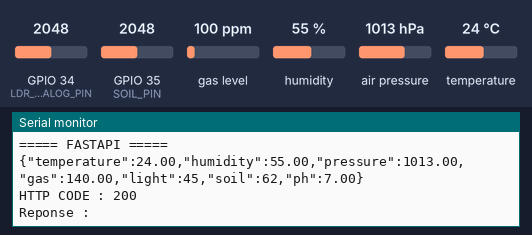
Bench run of a sketch on a simulated ESP32. On the bench: the last lines printed to the serial monitor. The test bench sets the inputs (shaded band); at power-on: gas level 100 ppm, GPIO 34 (LDR_ANALOG_PIN) = 2048, GPIO 35 (SOIL_PIN) = 2048, humidity 55 %, air pressure 1013 hPa, temperature 24 °C (analog values on the 0–4095 scale). WiFi joins after 1.5 s; servers stay silent unless stated; uploads are accepted with an empty reply; nothing arrives over Bluetooth unless stated; a phone connects over Bluetooth LE 3 s after start; not simulated (calls return 0 or success): leafnode_esp32_sensors_secrets.h.

Above: at 3.7 s.
3.8 s: gas level set to 20 ppm
At 6.1 s:
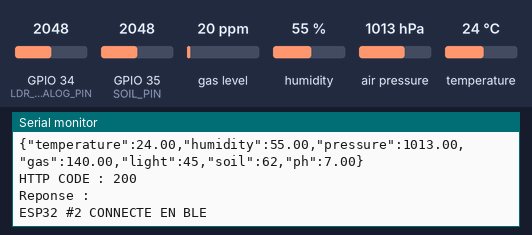
7.0 s: GPIO 34 (LDR_ANALOG_PIN) set to 2866
At 8.1 s:
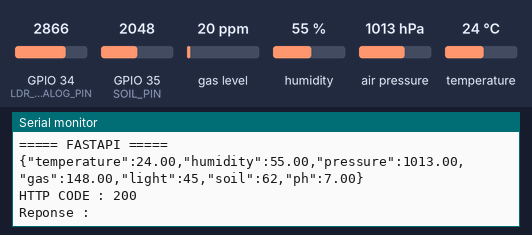
8.5 s: GPIO 35 (SOIL_PIN) set to 2866
At 9.5 s:
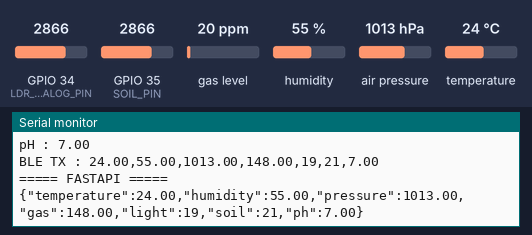
10.0 s: humidity set to 22 %
At 10.7 s:
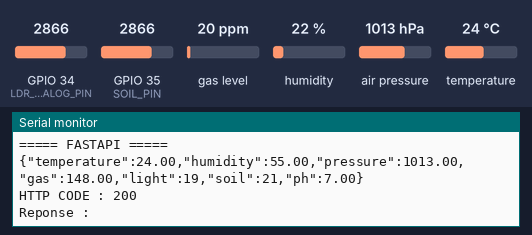
11.5 s: air pressure set to 952 hPa
At 12.9 s:
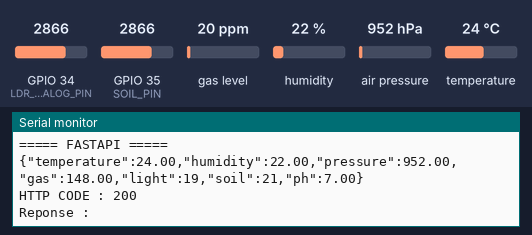
13.0 s: GPIO 34 (LDR_ANALOG_PIN) set to 3972
At 15.44 s:
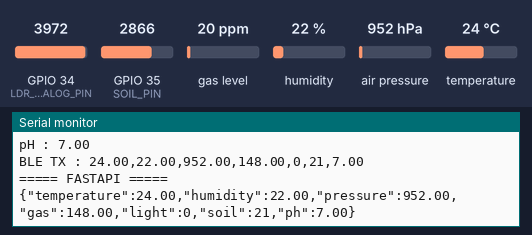
Timing chart, 0 to 15.5 s (numbered marks = the images above; inputs shaded):
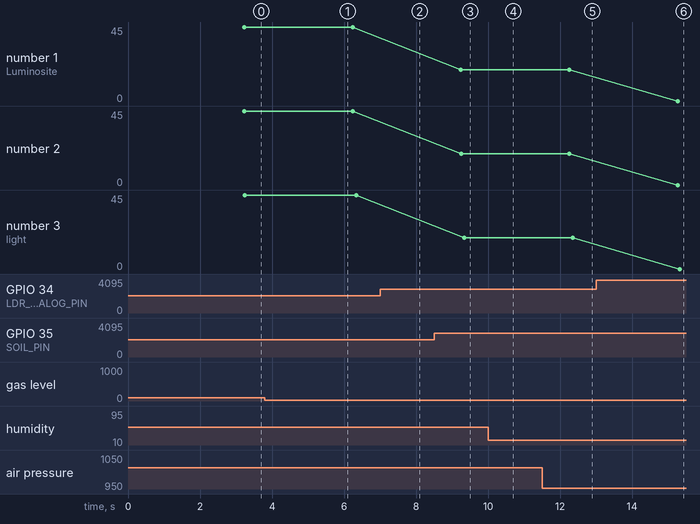

The sketch:

leafnode_esp32_sensors.ino
```cpp
#include <Wire.h>
#include <Adafruit_Sensor.h>
#include <Adafruit_BME680.h>

#include <WiFi.h>
#include <HTTPClient.h>

#include <BLEDevice.h>
#include <BLEServer.h>
#include <BLEUtils.h>
#include <BLE2902.h>

// =====================================================
// LEAFNODE - ESP32 #1
// CAPTEURS + BLE + FASTAPI
// =====================================================


// =====================================================
// WIFI / FASTAPI
// =====================================================

#include "leafnode_esp32_sensors_secrets.h"

const char* FASTAPI_URL =
  "http://172.20.10.6:8000/api/sensors";


// =====================================================
// BME680
// =====================================================

#define SDA_PIN 21
#define SCL_PIN 22

Adafruit_BME680 bme;

bool bmeAvailable = false;


// =====================================================
// LDR
// =====================================================

#define LDR_ANALOG_PIN 34
#define LDR_DIGITAL_PIN 25


// =====================================================
// SOIL
// =====================================================

#define SOIL_PIN 35


// =====================================================
// PH SIMULE
// =====================================================

const float PH_VALUE = 7.0;


// =====================================================
// CALIBRATION
// A adapter plus tard
// =====================================================

const int SOIL_RAW_DRY = 3300;
const int SOIL_RAW_WET = 1300;

const int LDR_RAW_DARK = 3500;
const int LDR_RAW_BRIGHT = 300;


// =====================================================
// BLE UUID
// Les memes UUID doivent etre sur ESP32 #2
// =====================================================

#define SERVICE_UUID \
  "6E400001-B5A3-F393-E0A9-E50E24DCCA9E"

#define CHARACTERISTIC_UUID_TX \
  "6E400003-B5A3-F393-E0A9-E50E24DCCA9E"


// =====================================================
// BLE
// =====================================================

BLECharacteristic* txCharacteristic;

bool deviceConnected = false;


// =====================================================
// DONNEES CAPTEURS
// =====================================================

float temperature = 0.0;
float humidity = 0.0;
float pressure = 0.0;
float gasResistance = 0.0;

int lightPercentValue = 0;
int soilPercentValue = 0;


// =====================================================
// TIMING
// =====================================================

unsigned long previousSensorTime = 0;

const unsigned long SENSOR_INTERVAL =
  3000;


// =====================================================
// BLE CALLBACK
// =====================================================

class ServerCallbacks : public BLEServerCallbacks
{
  void onConnect(BLEServer* server)
  {
    deviceConnected = true;

    Serial.println();
    Serial.println(
      "ESP32 #2 CONNECTE EN BLE"
    );
  }


  void onDisconnect(BLEServer* server)
  {
    deviceConnected = false;

    Serial.println();
    Serial.println(
      "ESP32 #2 DECONNECTE"
    );

    delay(300);

    BLEDevice::startAdvertising();

    Serial.println(
      "Advertising BLE relance"
    );
  }
};


// =====================================================
// LECTURE ANALOGIQUE MOYENNE
// =====================================================

int readAverage(
  uint8_t pin,
  int samples = 10
)
{
  long total = 0;

  for (int i = 0; i < samples; i++)
  {
    total += analogRead(pin);

    delay(3);
  }

  return total / samples;
}


// =====================================================
// CONVERSION SOIL -> %
// =====================================================

int convertSoilToPercent(int raw)
{
  int value = map(
    raw,
    SOIL_RAW_DRY,
    SOIL_RAW_WET,
    0,
    100
  );

  return constrain(
    value,
    0,
    100
  );
}


// =====================================================
// CONVERSION LDR -> %
// =====================================================

int convertLightToPercent(int raw)
{
  int value = map(
    raw,
    LDR_RAW_DARK,
    LDR_RAW_BRIGHT,
    0,
    100
  );

  return constrain(
    value,
    0,
    100
  );
}


// =====================================================
// INITIALISATION BME680
// =====================================================

bool initBME()
{
  if (bme.begin(0x76))
  {
    Serial.println(
      "BME680 trouve a 0x76"
    );

    return true;
  }


  if (bme.begin(0x77))
  {
    Serial.println(
      "BME680 trouve a 0x77"
    );

    return true;
  }


  Serial.println(
    "ERREUR : BME680 non detecte"
  );

  return false;
}


// =====================================================
// CONFIGURATION BME680
// =====================================================

void configureBME()
{
  bme.setTemperatureOversampling(
    BME680_OS_8X
  );

  bme.setHumidityOversampling(
    BME680_OS_2X
  );

  bme.setPressureOversampling(
    BME680_OS_4X
  );

  bme.setIIRFilterSize(
    BME680_FILTER_SIZE_3
  );

  bme.setGasHeater(
    320,
    150
  );
}


// =====================================================
// CONNEXION WIFI
// =====================================================

void connectWiFi()
{
  Serial.println();
  Serial.println(
    "Connexion WiFi..."
  );

  WiFi.mode(
    WIFI_STA
  );

  WiFi.begin(
    WIFI_SSID,
    WIFI_PASSWORD
  );


  unsigned long start =
    millis();


  while (
    WiFi.status() != WL_CONNECTED &&
    millis() - start < 20000
  )
  {
    delay(500);

    Serial.print(".");
  }


  Serial.println();


  if (
    WiFi.status() ==
    WL_CONNECTED
  )
  {
    Serial.println(
      "WiFi CONNECTE"
    );

    Serial.print(
      "IP ESP32 #1 : "
    );

    Serial.println(
      WiFi.localIP()
    );

    Serial.print(
      "FastAPI : "
    );

    Serial.println(
      FASTAPI_URL
    );
  }

  else
  {
    Serial.println(
      "ERREUR connexion WiFi"
    );
  }
}


// =====================================================
// RECONNEXION WIFI
// =====================================================

void checkWiFi()
{
  if (
    WiFi.status() !=
    WL_CONNECTED
  )
  {
    Serial.println(
      "WiFi perdu - reconnexion..."
    );

    WiFi.disconnect();

    WiFi.begin(
      WIFI_SSID,
      WIFI_PASSWORD
    );
  }
}


// =====================================================
// LECTURE CAPTEURS
// =====================================================

void readSensors()
{
  // ==========================
  // BME680
  // ==========================

  if (bmeAvailable)
  {
    if (
      bme.performReading()
    )
    {
      temperature =
        bme.temperature;

      humidity =
        bme.humidity;

      pressure =
        bme.pressure / 100.0;

      gasResistance =
        bme.gas_resistance / 1000.0;
    }

    else
    {
      Serial.println(
        "Erreur lecture BME680"
      );
    }
  }


  // ==========================
  // LDR
  // ==========================

  int ldrRaw =
    readAverage(
      LDR_ANALOG_PIN
    );

  lightPercentValue =
    convertLightToPercent(
      ldrRaw
    );


  // ==========================
  // SOIL
  // ==========================

  int soilRaw =
    readAverage(
      SOIL_PIN
    );

  soilPercentValue =
    convertSoilToPercent(
      soilRaw
    );
}


// =====================================================
// AFFICHAGE
// =====================================================

void printSensorData()
{
  Serial.println();
  Serial.println(
    "=============================="
  );

  Serial.println(
    "LEAFNODE - CAPTEURS"
  );

  Serial.println(
    "=============================="
  );


  Serial.print(
    "Temperature : "
  );

  Serial.print(
    temperature,
    2
  );

  Serial.println(
    " C"
  );


  Serial.print(
    "Humidite air : "
  );

  Serial.print(
    humidity,
    2
  );

  Serial.println(
    " %"
  );


  Serial.print(
    "Pression : "
  );

  Serial.print(
    pressure,
    2
  );

  Serial.println(
    " hPa"
  );


  Serial.print(
    "Gaz : "
  );

  Serial.print(
    gasResistance,
    2
  );

  Serial.println(
    " kOhm"
  );


  Serial.print(
    "Luminosite : "
  );

  Serial.print(
    lightPercentValue
  );

  Serial.println(
    " %"
  );


  Serial.print(
    "Humidite sol : "
  );

  Serial.print(
    soilPercentValue
  );

  Serial.println(
    " %"
  );


  Serial.print(
    "pH : "
  );

  Serial.println(
    PH_VALUE,
    2
  );
}


// =====================================================
// BLE
// Envoi fragmente + \n
// =====================================================

void sendBLE()
{
  char fullFrame[120];


  snprintf(
    fullFrame,
    sizeof(fullFrame),

    "%.2f,%.2f,%.2f,%.2f,%d,%d,%.2f\n",

    temperature,
    humidity,
    pressure,
    gasResistance,
    lightPercentValue,
    soilPercentValue,
    PH_VALUE
  );


  Serial.println();
  Serial.print(
    "BLE TX : "
  );

  Serial.print(
    fullFrame
  );


  if (!deviceConnected)
  {
    Serial.println(
      "ESP32 #2 non connecte"
    );

    return;
  }


  String message =
    String(fullFrame);


  // Petits paquets pour eviter
  // les problemes de MTU BLE
  const int PACKET_SIZE = 18;


  for (
    int i = 0;
    i < message.length();
    i += PACKET_SIZE
  )
  {
    String packet =
      message.substring(
        i,
        min(
          i + PACKET_SIZE,
          (int)message.length()
        )
      );


    txCharacteristic->setValue(
      packet.c_str()
    );


    txCharacteristic->notify();


    delay(30);
  }
}


// =====================================================
// ENVOI FASTAPI
// =====================================================

void sendToFastAPI()
{
  if (
    WiFi.status() !=
    WL_CONNECTED
  )
  {
    Serial.println(
      "FASTAPI : WiFi non connecte"
    );

    return;
  }


  HTTPClient http;


  http.setTimeout(
    5000
  );


  http.begin(
    FASTAPI_URL
  );


  http.addHeader(
    "Content-Type",
    "application/json"
  );


  // ==========================
  // JSON
  // ==========================

  String json = "{";


  json +=
    "\"temperature\":" +
    String(
      temperature,
      2
    );


  json +=
    ",\"humidity\":" +
    String(
      humidity,
      2
    );


  json +=
    ",\"pressure\":" +
    String(
      pressure,
      2
    );


  json +=
    ",\"gas\":" +
    String(
      gasResistance,
      2
    );


  json +=
    ",\"light\":" +
    String(
      lightPercentValue
    );


  json +=
    ",\"soil\":" +
    String(
      soilPercentValue
    );


  json +=
    ",\"ph\":" +
    String(
      PH_VALUE,
      2
    );


  json += "}";


  Serial.println();
  Serial.println(
    "===== FASTAPI ====="
  );

  Serial.println(
    json
  );


  // ==========================
  // POST
  // ==========================

  int httpCode =
    http.POST(
      json
    );


  Serial.print(
    "HTTP CODE : "
  );

  Serial.println(
    httpCode
  );


  if (httpCode > 0)
  {
    String response =
      http.getString();


    Serial.print(
      "Reponse : "
    );

    Serial.println(
      response
    );
  }

  else
  {
    Serial.print(
      "Erreur HTTP : "
    );

    Serial.println(
      http.errorToString(
        httpCode
      )
    );
  }


  http.end();
}


// =====================================================
// INITIALISATION BLE
// =====================================================

void initBLE()
{
  BLEDevice::init(
    "LeafNode-Sensors"
  );


  BLEServer* server =
    BLEDevice::createServer();


  server->setCallbacks(
    new ServerCallbacks()
  );


  BLEService* service =
    server->createService(
      SERVICE_UUID
    );


  txCharacteristic =
    service->createCharacteristic(
      CHARACTERISTIC_UUID_TX,

      BLECharacteristic::PROPERTY_READ |
      BLECharacteristic::PROPERTY_NOTIFY
    );


  txCharacteristic->addDescriptor(
    new BLE2902()
  );


  service->start();


  BLEAdvertising* advertising =
    BLEDevice::getAdvertising();


  advertising->addServiceUUID(
    SERVICE_UUID
  );


  advertising->setScanResponse(
    true
  );


  BLEDevice::startAdvertising();


  Serial.println();
  Serial.println(
    "BLE ACTIVE"
  );

  Serial.println(
    "Nom : LeafNode-Sensors"
  );
}


// =====================================================
// SETUP
// =====================================================

void setup()
{
  Serial.begin(
    115200
  );


  delay(
    1000
  );


  Serial.println();
  Serial.println(
    "================================"
  );

  Serial.println(
    "LEAFNODE ESP32 #1"
  );

  Serial.println(
    "BLE + WiFi + FastAPI"
  );

  Serial.println(
    "================================"
  );


  // ==========================
  // ADC
  // ==========================

  analogReadResolution(
    12
  );


  pinMode(
    LDR_ANALOG_PIN,
    INPUT
  );


  pinMode(
    LDR_DIGITAL_PIN,
    INPUT
  );


  pinMode(
    SOIL_PIN,
    INPUT
  );


  // ==========================
  // I2C
  // ==========================

  Wire.begin(
    SDA_PIN,
    SCL_PIN
  );


  // ==========================
  // BME680
  // ==========================

  bmeAvailable =
    initBME();


  if (bmeAvailable)
  {
    configureBME();
  }


  // ==========================
  // WIFI
  // ==========================

  connectWiFi();


  // ==========================
  // BLE
  // ==========================

  initBLE();


  Serial.println();
  Serial.println(
    "SYSTEME PRET"
  );
}


// =====================================================
// LOOP
// =====================================================

void loop()
{
  checkWiFi();


  if (
    millis() - previousSensorTime
    >= SENSOR_INTERVAL
  )
  {
    previousSensorTime =
      millis();


    // 1. Lire capteurs
    readSensors();


    // 2. Afficher
    printSensorData();


    // 3. ESP32 #1 -> ESP32 #2
    sendBLE();


    // 4. ESP32 #1 -> FastAPI
    sendToFastAPI();
  }


  delay(
    10
  );
}
```

Measured:
- after the input at 8.5 s, the serial monitor: prints a new line after 0.75 s (image 3)
- after the input at 11.5 s, the serial monitor: prints a new line after 0.75 s (image 5)
- after the input at 13.0 s, the serial monitor: prints a new line after 2.3 s (image 6)
- plotted number 1: 19 → 0 after the input at 13.0 s
- plotted number 2: 19 → 0 after the input at 13.0 s
- plotted number 3: 19 → 0 after the input at 13.0 s
